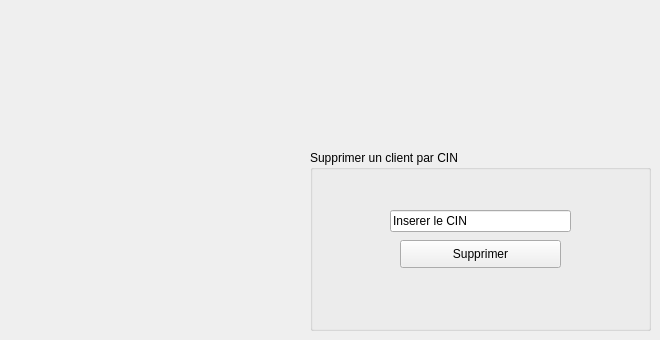
           <widget class="QWidget" name="tab_27">
            <attribute name="title">
             <string>supprimer client</string>
            </attribute>
            <widget class="QGroupBox" name="groupBox_6">
             <property name="geometry">
              <rect>
               <x>310</x>
               <y>150</y>
               <width>341</width>
               <height>181</height>
              </rect>
             </property>
             <property name="title">
              <string>Supprimer un client par CIN</string>
             </property>
             <widget class="QLineEdit" name="le_cin_sup">
              <property name="geometry">
               <rect>
                <x>80</x>
                <y>60</y>
                <width>181</width>
                <height>22</height>
               </rect>
              </property>
              <property name="inputMask">
               <string/>
              </property>
              <property name="text">
               <string>Inserer le CIN</string>
              </property>
             </widget>
             <widget class="QPushButton" name="pb_supp">
              <property name="geometry">
               <rect>
                <x>90</x>
                <y>90</y>
                <width>161</width>
                <height>28</height>
               </rect>
              </property>
              <property name="text">
               <string>Supprimer</string>
              </property>
             </widget>
            </widget>
           </widget>
